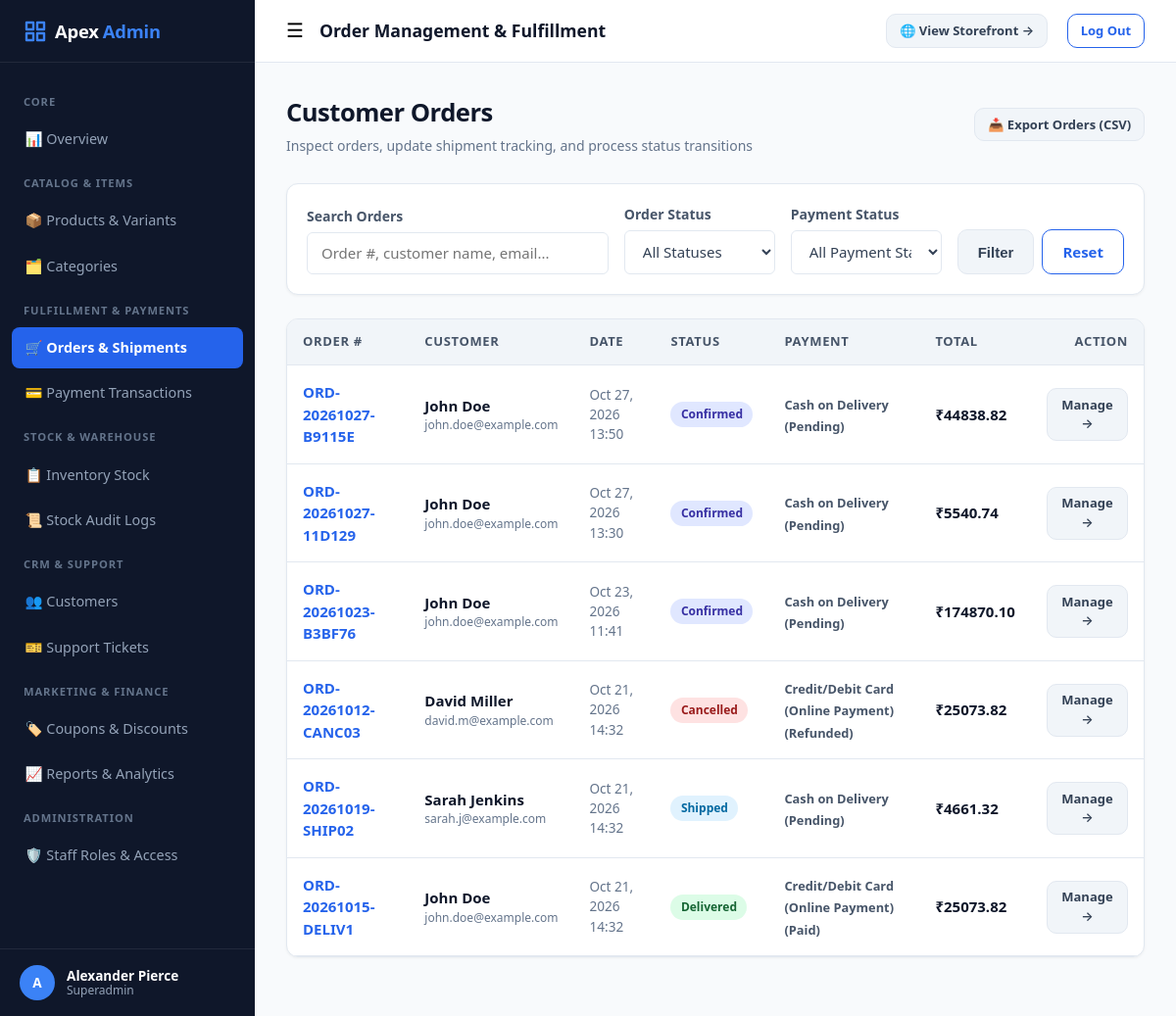
Screenshot of /dashboard/orders/ (signed in) with the database file from the repository.
### accounts/models.py (models this page shows, shortened)
class Profile(models.Model):
    user = models.OneToOneField(User, on_delete=models.CASCADE, related_name='profile')
    role = models.CharField(max_length=20, choices=Role.choices, default=Role.CUSTOMER, db_index=True)
    phone = models.CharField(max_length=20, blank=True)
    avatar = models.ImageField(upload_to='avatars/', blank=True, null=True)
    is_suspended = models.BooleanField(default=False)
    created_at = models.DateTimeField(auto_now_add=True)
    updated_at = models.DateTimeField(auto_now=True)
    @property
    def is_staff_member(self):
        return self.user.is_superuser or self.role in [
            Role.SUPERADMIN, Role.MANAGER, Role.INVENTORY_STAFF, Role.ORDER_STAFF, Role.SUPPORT_STAFF
        ]
    @property
    def can_manage_products(self):
        return self.user.is_superuser or self.role in [Role.SUPERADMIN, Role.MANAGER, Role.INVENTORY_STAFF]
    @property
    def can_manage_inventory(self):
        return self.user.is_superuser or self.role in [Role.SUPERADMIN, Role.MANAGER, Role.INVENTORY_STAFF]
    @property
    def can_manage_orders(self):
        return self.user.is_superuser or self.role in [Role.SUPERADMIN, Role.MANAGER, Role.ORDER_STAFF]
    @property
    def can_manage_support(self):
        return self.user.is_superuser or self.role in [Role.SUPERADMIN, Role.MANAGER, Role.SUPPORT_STAFF]
    @property
    def can_view_reports(self):
        return self.user.is_superuser or self.role in [Role.SUPERADMIN, Role.MANAGER]

### orders/models.py (models this page shows, shortened)
class Order(models.Model):
    order_number = models.CharField(max_length=32, unique=True, db_index=True)
    user = models.ForeignKey(User, on_delete=models.SET_NULL, null=True, blank=True, related_name='orders')
    customer_name = models.CharField(max_length=150)
    customer_email = models.EmailField()
    customer_phone = models.CharField(max_length=30)
    shipping_street = models.CharField(max_length=255)
    shipping_apartment = models.CharField(max_length=100, blank=True)
    shipping_city = models.CharField(max_length=100)
    shipping_state = models.CharField(max_length=100)
    shipping_postal_code = models.CharField(max_length=20)
    shipping_country = models.CharField(max_length=100, default='United States')
    coupon = models.ForeignKey(Coupon, on_delete=models.SET_NULL, null=True, blank=True)
    subtotal = models.DecimalField(max_digits=10, decimal_places=2)
    discount_amount = models.DecimalField(max_digits=10, decimal_places=2, default=0.00)
    shipping_fee = models.DecimalField(max_digits=10, decimal_places=2, default=0.00)
    tax_amount = models.DecimalField(max_digits=10, decimal_places=2, default=0.00)
    total = models.DecimalField(max_digits=10, decimal_places=2)
    status = models.CharField(max_length=20, choices=OrderStatus.choices, default=OrderStatus.PENDING, db_index=True)
    payment_method = models.CharField(max_length=20, choices=PaymentMethod.choices, default=PaymentMethod.COD)
    payment_status = models.CharField(max_length=20, choices=PaymentStatus.choices, default=PaymentStatus.PENDING, db_index=True)
    notes = models.TextField(blank=True)
    created_at = models.DateTimeField(auto_now_add=True, db_index=True)
    updated_at = models.DateTimeField(auto_now=True)
    class Meta:
        ordering = ['-created_at']

### dashboard/views.py (the view)
# urls.py: path('orders/', views.order_list, name='order_list'),
@role_required(Role.SUPERADMIN, Role.MANAGER, Role.ORDER_STAFF)
def order_list(request):
    orders = Order.objects.all().select_related('user', 'coupon')
    query = request.GET.get('q', '').strip()
    status_filter = request.GET.get('status', '').strip()
    payment_status = request.GET.get('payment_status', '').strip()
    if query:
        orders = orders.filter(
            Q(order_number__icontains=query) |
            Q(customer_name__icontains=query) |
            Q(customer_email__icontains=query)
        )
    if status_filter:
        orders = orders.filter(status=status_filter)
    if payment_status:
        orders = orders.filter(payment_status=payment_status)
    paginator = Paginator(orders, 15)
    page_obj = paginator.get_page(request.GET.get('page', 1))
    return render(request, 'dashboard/orders/list.html', {
        'page_obj': page_obj,
        'query': query,
        'status_filter': status_filter,
        'payment_status': payment_status,
        'order_statuses': OrderStatus.choices,
        'payment_statuses': PaymentStatus.choices,
    })

### templates/dashboard/orders/list.html (shortened to what this page needs)
{% extends 'dashboard/dashboard_base.html' %}
{% block header_title %}Order Management & Fulfillment{% endblock %}
{% block content %}
<div class="page-title-row">
  <div>
    <h1 class="page-title">Customer Orders</h1>
    <div class="page-subtitle">Inspect orders, update shipment tracking, and process status transitions</div>
  </div>
  <div>
    <a href="{% url 'reports:export_orders' %}" class="btn btn-secondary btn-sm">📥 Export Orders (CSV)</a>
  </div>
</div>
<div class="card" style="margin-bottom:1.5rem;">
  <div class="card-body" style="padding:1.25rem;">
    <form method="GET" style="display:grid; grid-template-columns: 2fr 1fr 1fr auto; gap:1rem; align-items:flex-end;">
      <div class="form-group" style="margin-bottom:0;">
        <label class="form-label">Search Orders</label>
        <input type="text" name="q" value="{{ query }}" placeholder="Order #, customer name, email..." class="form-control">
      </div>
      <div class="form-group" style="margin-bottom:0;">
        <label class="form-label">Order Status</label>
        <select name="status" class="form-select">
          <option value="">All Statuses</option>
        </select>
      </div>
      <div class="form-group" style="margin-bottom:0;">
        <label class="form-label">Payment Status</label>
        <select name="payment_status" class="form-select">
          <option value="">All Payment Statuses</option>
        </select>
      </div>
      <div style="display:flex; gap:0.5rem;">
        <button type="submit" class="btn btn-secondary">Filter</button>
        <a href="{% url 'dashboard:order_list' %}" class="btn btn-outline">Reset</a>
      </div>
    </form>
  </div>
</div>
<div class="card">
  <div class="table-responsive">
    <table class="table">
      <thead>
        <tr>
          <th>Order #</th>
          <th>Customer</th>
          <th>Date</th>
          <th>Status</th>
          <th>Payment</th>
          <th>Total</th>
          <th style="text-align:right;">Action</th>
        </tr>
      </thead>
      <tbody>
        {% for ord in page_obj %}
        <tr>
          <td>
            <a href="{% url 'dashboard:order_detail' pk=ord.pk %}" style="font-weight:700; color:#2563eb;">
              {{ ord.order_number }}
            </a>
          </td>
          <td>
            <div style="font-weight:700; color:#0f172a;">{{ ord.customer_name }}</div>
            <div style="font-size:0.75rem; color:#64748b;">{{ ord.customer_email }}</div>
          </td>
          <td style="font-size:0.85rem; color:#64748b;">{{ ord.created_at|date:"M d, Y H:i" }}</td>
          <td><span class="status-badge badge-{{ ord.status }}">{{ ord.get_status_display }}</span></td>
          <td>
            <span style="font-size:0.8rem; font-weight:600; color:#475569;">
              {{ ord.get_payment_method_display }} ({{ ord.get_payment_status_display }})
            </span>
          </td>
          <td style="font-weight:800; color:#0f172a;">{{ currency_symbol }}{{ ord.total }}</td>
          <td style="text-align:right;">
            <a href="{% url 'dashboard:order_detail' pk=ord.pk %}" class="btn btn-secondary btn-sm">Manage &rarr;</a>
          </td>
        </tr>
        {% empty %}
        <tr>
          <td colspan="7" style="text-align:center; padding:3rem; color:#64748b;">No orders found matching your criteria.</td>
        </tr>
        {% endfor %}
      </tbody>
    </table>
  </div>
</div>
{% endblock %}

### templates/dashboard/dashboard_base.html (shortened to what this page needs)
{% load static %}
<!DOCTYPE html>
<html lang="en">
<head>
  <link rel="stylesheet" href="{% static 'css/style.css' %}">
  <link rel="stylesheet" href="{% static 'css/dashboard.css' %}">
</head>
<body>
<div class="dashboard-layout">
  <aside class="dashboard-sidebar">
    <div class="sidebar-brand">
      <span style="color:#ffffff; margin-left:8px;">Apex</span><span>Admin</span>
    </div>
    <nav class="sidebar-nav">
      <div class="sidebar-heading">Core</div>
      <a href="{% url 'dashboard:index' %}" class="sidebar-nav-link {% if request.resolver_match.url_name == 'index' and request.resolver_match.app_name == 'dashboard' %}active{% endif %}">
        📊 Overview
      </a>
      {% if can_manage_products %}
      <div class="sidebar-heading">Catalog & Items</div>
      <a href="{% url 'dashboard:product_list' %}" class="sidebar-nav-link {% if 'product' in request.resolver_match.url_name %}active{% endif %}">
        📦 Products & Variants
      </a>
      <a href="{% url 'dashboard:category_list' %}" class="sidebar-nav-link {% if 'category' in request.resolver_match.url_name %}active{% endif %}">
        🗂️ Categories
      </a>
      {% endif %}
      {% if can_manage_orders %}
      <div class="sidebar-heading">Fulfillment & Payments</div>
      <a href="{% url 'dashboard:order_list' %}" class="sidebar-nav-link {% if request.resolver_match.url_name == 'order_list' or request.resolver_match.url_name == 'order_detail' %}active{% endif %}">
        🛒 Orders & Shipments
      </a>
      <a href="{% url 'dashboard:payment_transactions' %}" class="sidebar-nav-link {% if request.resolver_match.url_name == 'payment_transactions' %}active{% endif %}">
        💳 Payment Transactions
      </a>
      {% endif %}
      {% if can_manage_inventory %}
      <div class="sidebar-heading">Stock & Warehouse</div>
      <a href="{% url 'dashboard:inventory_list' %}" class="sidebar-nav-link {% if request.resolver_match.url_name == 'inventory_list' %}active{% endif %}">
        📋 Inventory Stock
      </a>
      <a href="{% url 'dashboard:inventory_history' %}" class="sidebar-nav-link {% if request.resolver_match.url_name == 'inventory_history' %}active{% endif %}">
        📜 Stock Audit Logs
      </a>
      {% endif %}
      {% if can_manage_support %}
      <div class="sidebar-heading">CRM & Support</div>
      <a href="{% url 'dashboard:customer_list' %}" class="sidebar-nav-link {% if 'customer' in request.resolver_match.url_name %}active{% endif %}">
        👥 Customers
      </a>
      <a href="{% url 'dashboard:support_tickets' %}" class="sidebar-nav-link {% if 'support' in request.resolver_match.url_name %}active{% endif %}">
        🎫 Support Tickets
      </a>
      {% endif %}
      {% if can_view_reports %}
      <div class="sidebar-heading">Marketing & Finance</div>
      <a href="{% url 'dashboard:coupon_list' %}" class="sidebar-nav-link {% if 'coupon' in request.resolver_match.url_name %}active{% endif %}">
        🏷️ Coupons & Discounts
      </a>
      <a href="{% url 'reports:index' %}" class="sidebar-nav-link {% if request.resolver_match.app_name == 'reports' %}active{% endif %}">
        📈 Reports & Analytics
      </a>
      {% endif %}
      {% if user.is_superuser or user_role == 'superadmin' %}
      <div class="sidebar-heading">Administration</div>
      <a href="{% url 'dashboard:staff_list' %}" class="sidebar-nav-link {% if 'staff' in request.resolver_match.url_name %}active{% endif %}">
        🛡️ Staff Roles & Access
      </a>
      {% endif %}
    </nav>
    <div class="sidebar-user">
      <div class="sidebar-user-avatar">
        {{ user.username|make_list|first|upper }}
      </div>
      <div class="sidebar-user-info">
        <div class="sidebar-user-name">{{ user.get_full_name|default:user.username }}</div>
        <div class="sidebar-user-role">{{ user_role|title }}</div>
      </div>
    </div>
  </aside>
  <div class="dashboard-main">
    <header class="dashboard-header">
      <div class="dashboard-header-left">
        <button id="sidebar-toggle" style="background:none; border:none; font-size:1.25rem; cursor:pointer;" class="no-print">
          ☰
        </button>
        <span style="font-weight:700; color:#0f172a; font-size:1.1rem;">
          {% block header_title %}Management Portal{% endblock %}
        </span>
      </div>
      <div class="dashboard-header-right">
        <a href="{% url 'catalog:home' %}" target="_blank" class="btn btn-secondary btn-sm" title="Open customer storefront in new tab">
          🌐 View Storefront &rarr;
        </a>
        <a href="{% url 'accounts:logout' %}" class="btn btn-outline btn-sm">
          Log Out
        </a>
      </div>
    </header>
    <div class="dashboard-content">
      {% block content %}{% endblock %}
    </div>
  </div>
</div>
</body>
</html>

### rows the page displays
Profile: role "Superadmin"
Order: order_number "ORD-20261027-B9115E", customer_name "John Doe", customer_email "john.doe@example.com", created_at "Oct 27, 2026 13:50", status "Confirmed", payment_method "Cash on Delivery", payment_status "Pending", currency_symbol "₹", total "44838.82"
Order: order_number "ORD-20261027-11D129", customer_name "John Doe", customer_email "john.doe@example.com", created_at "Oct 27, 2026 13:30", status "Confirmed", payment_method "Cash on Delivery", payment_status "Pending", currency_symbol "₹", total "5540.74"
Order: order_number "ORD-20261023-B3BF76", customer_name "John Doe", customer_email "john.doe@example.com", created_at "Oct 23, 2026 11:41", status "Confirmed", payment_method "Cash on Delivery", payment_status "Pending", currency_symbol "₹", total "174870.10"
Order: order_number "ORD-20261012-CANC03", customer_name "David Miller", customer_email "david.m@example.com", created_at "Oct 21, 2026 14:32", status "Cancelled", payment_method "Credit/Debit Card (Online Payment)", payment_status "Refunded", currency_symbol "₹", total "25073.82"
Order: order_number "ORD-20261019-SHIP02", customer_name "Sarah Jenkins", customer_email "sarah.j@example.com", created_at "Oct 21, 2026 14:32", status "Shipped", payment_method "Cash on Delivery", payment_status "Pending", currency_symbol "₹", total "4661.32"
Order: order_number "ORD-20261015-DELIV1", customer_name "John Doe", customer_email "john.doe@example.com", created_at "Oct 21, 2026 14:32", status "Delivered", payment_method "Credit/Debit Card (Online Payment)", payment_status "Paid", currency_symbol "₹", total "25073.82"

### other values shown
{{ user.username|make_list|first|upper }} "A"
{{ user.get_full_name|default:user.username }} "Alexander Pierce"
